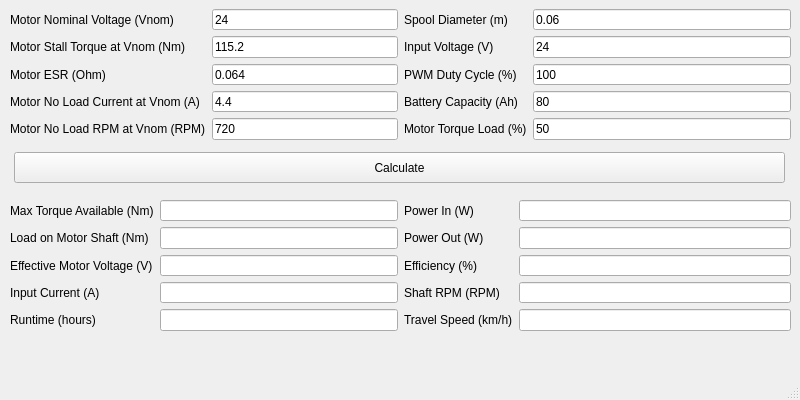
<?xml version="1.0" encoding="UTF-8"?>
<ui version="4.0">
 <class>MainWindow</class>
 <widget class="QMainWindow" name="MainWindow">
  <property name="geometry">
   <rect>
    <x>0</x>
    <y>0</y>
    <width>800</width>
    <height>400</height>
   </rect>
  </property>
  <property name="windowTitle">
   <string>Winch Battery Calculator</string>
  </property>
  <widget class="QWidget" name="centralwidget">
   <widget class="QWidget" name="horizontalLayoutWidget">
    <property name="geometry">
     <rect>
      <x>10</x>
      <y>9</y>
      <width>781</width>
      <height>131</height>
     </rect>
    </property>
    <layout class="QHBoxLayout" name="horizontalLayout">
     <item>
      <layout class="QFormLayout" name="formLayout_2">
       <item row="0" column="1">
        <widget class="QLineEdit" name="lineEdit_1">
         <property name="text">
          <string>24</string>
         </property>
        </widget>
       </item>
       <item row="0" column="0">
        <widget class="QLabel" name="label">
         <property name="text">
          <string>Motor Nominal Voltage (Vnom)</string>
         </property>
        </widget>
       </item>
       <item row="1" column="0">
        <widget class="QLabel" name="label_2">
         <property name="text">
          <string>Motor Stall Torque at Vnom (Nm)</string>
         </property>
        </widget>
       </item>
       <item row="2" column="0">
        <widget class="QLabel" name="label_3">
         <property name="text">
          <string>Motor ESR (Ohm)</string>
         </property>
        </widget>
       </item>
       <item row="3" column="0">
        <widget class="QLabel" name="label_4">
         <property name="text">
          <string>Motor No Load Current at Vnom (A)</string>
         </property>
        </widget>
       </item>
       <item row="4" column="0">
        <widget class="QLabel" name="label_5">
         <property name="text">
          <string>Motor No Load RPM at Vnom (RPM)</string>
         </property>
        </widget>
       </item>
       <item row="1" column="1">
        <widget class="QLineEdit" name="lineEdit_2">
         <property name="text">
          <string>115.2</string>
         </property>
        </widget>
       </item>
       <item row="2" column="1">
        <widget class="QLineEdit" name="lineEdit_3">
         <property name="text">
          <string>0.064</string>
         </property>
        </widget>
       </item>
       <item row="3" column="1">
        <widget class="QLineEdit" name="lineEdit_4">
         <property name="text">
          <string>4.4</string>
         </property>
        </widget>
       </item>
       <item row="4" column="1">
        <widget class="QLineEdit" name="lineEdit_5">
         <property name="text">
          <string>720</string>
         </property>
        </widget>
       </item>
      </layout>
     </item>
     <item>
      <layout class="QFormLayout" name="formLayout_3">
       <item row="0" column="1">
        <widget class="QLineEdit" name="lineEdit_6">
         <property name="text">
          <string>0.06</string>
         </property>
        </widget>
       </item>
       <item row="0" column="0">
        <widget class="QLabel" name="label_6">
         <property name="text">
          <string>Spool Diameter (m)</string>
         </property>
        </widget>
       </item>
       <item row="1" column="0">
        <widget class="QLabel" name="label_7">
         <property name="text">
          <string>Input Voltage (V)</string>
         </property>
        </widget>
       </item>
       <item row="2" column="0">
        <widget class="QLabel" name="label_8">
         <property name="text">
          <string>PWM Duty Cycle (%)</string>
         </property>
        </widget>
       </item>
       <item row="3" column="0">
        <widget class="QLabel" name="label_9">
         <property name="text">
          <string>Battery Capacity (Ah)</string>
         </property>
        </widget>
       </item>
       <item row="4" column="0">
        <widget class="QLabel" name="label_10">
         <property name="text">
          <string>Motor Torque Load (%)</string>
         </property>
        </widget>
       </item>
       <item row="1" column="1">
        <widget class="QLineEdit" name="lineEdit_7">
         <property name="text">
          <string>24</string>
         </property>
        </widget>
       </item>
       <item row="2" column="1">
        <widget class="QLineEdit" name="lineEdit_8">
         <property name="text">
          <string>100</string>
         </property>
        </widget>
       </item>
       <item row="3" column="1">
        <widget class="QLineEdit" name="lineEdit_9">
         <property name="text">
          <string>80</string>
         </property>
        </widget>
       </item>
       <item row="4" column="1">
        <widget class="QLineEdit" name="lineEdit_10">
         <property name="text">
          <string>50</string>
         </property>
        </widget>
       </item>
      </layout>
     </item>
    </layout>
   </widget>
   <widget class="QWidget" name="horizontalLayoutWidget_2">
    <property name="geometry">
     <rect>
      <x>10</x>
      <y>200</y>
      <width>781</width>
      <height>131</height>
     </rect>
    </property>
    <layout class="QHBoxLayout" name="horizontalLayout_2">
     <item>
      <layout class="QFormLayout" name="formLayout_4">
       <item row="0" column="1">
        <widget class="QLineEdit" name="lineEdit_11">
         <property name="text">
          <string/>
         </property>
        </widget>
       </item>
       <item row="0" column="0">
        <widget class="QLabel" name="label_11">
         <property name="text">
          <string>Max Torque Available (Nm)</string>
         </property>
        </widget>
       </item>
       <item row="1" column="0">
        <widget class="QLabel" name="label_12">
         <property name="text">
          <string>Load on Motor Shaft (Nm)</string>
         </property>
        </widget>
       </item>
       <item row="2" column="0">
        <widget class="QLabel" name="label_13">
         <property name="text">
          <string>Effective Motor Voltage (V)</string>
         </property>
        </widget>
       </item>
       <item row="3" column="0">
        <widget class="QLabel" name="label_14">
         <property name="text">
          <string>Input Current (A)</string>
         </property>
        </widget>
       </item>
       <item row="4" column="0">
        <widget class="QLabel" name="label_15">
         <property name="text">
          <string>Runtime (hours)</string>
         </property>
        </widget>
       </item>
       <item row="1" column="1">
        <widget class="QLineEdit" name="lineEdit_12">
         <property name="text">
          <string/>
         </property>
        </widget>
       </item>
       <item row="2" column="1">
        <widget class="QLineEdit" name="lineEdit_13">
         <property name="text">
          <string/>
         </property>
        </widget>
       </item>
       <item row="3" column="1">
        <widget class="QLineEdit" name="lineEdit_14">
         <property name="text">
          <string/>
         </property>
        </widget>
       </item>
       <item row="4" column="1">
        <widget class="QLineEdit" name="lineEdit_15">
         <property name="text">
          <string/>
         </property>
        </widget>
       </item>
      </layout>
     </item>
     <item>
      <layout class="QFormLayout" name="formLayout_5">
       <item row="0" column="1">
        <widget class="QLineEdit" name="lineEdit_16">
         <property name="text">
          <string/>
         </property>
        </widget>
       </item>
       <item row="0" column="0">
        <widget class="QLabel" name="label_16">
         <property name="text">
          <string>Power In (W)</string>
         </property>
        </widget>
       </item>
       <item row="1" column="0">
        <widget class="QLabel" name="label_17">
         <property name="text">
          <string>Power Out (W)</string>
         </property>
        </widget>
       </item>
       <item row="2" column="0">
        <widget class="QLabel" name="label_18">
         <property name="text">
          <string>Efficiency (%)</string>
         </property>
        </widget>
       </item>
       <item row="3" column="0">
        <widget class="QLabel" name="label_19">
         <property name="text">
          <string>Shaft RPM (RPM)</string>
         </property>
        </widget>
       </item>
       <item row="4" column="0">
        <widget class="QLabel" name="label_20">
         <property name="text">
          <string>Travel Speed (km/h)</string>
         </property>
        </widget>
       </item>
       <item row="1" column="1">
        <widget class="QLineEdit" name="lineEdit_17">
         <property name="text">
          <string/>
         </property>
        </widget>
       </item>
       <item row="2" column="1">
        <widget class="QLineEdit" name="lineEdit_18">
         <property name="text">
          <string/>
         </property>
        </widget>
       </item>
       <item row="3" column="1">
        <widget class="QLineEdit" name="lineEdit_19">
         <property name="text">
          <string/>
         </property>
        </widget>
       </item>
       <item row="4" column="1">
        <widget class="QLineEdit" name="lineEdit_20">
         <property name="text">
          <string/>
         </property>
        </widget>
       </item>
      </layout>
     </item>
    </layout>
   </widget>
   <widget class="QPushButton" name="pushButton">
    <property name="geometry">
     <rect>
      <x>14</x>
      <y>152</y>
      <width>771</width>
      <height>31</height>
     </rect>
    </property>
    <property name="text">
     <string>Calculate</string>
    </property>
   </widget>
  </widget>
  <widget class="QMenuBar" name="menubar">
   <property name="geometry">
    <rect>
     <x>0</x>
     <y>0</y>
     <width>800</width>
     <height>21</height>
    </rect>
   </property>
  </widget>
  <widget class="QStatusBar" name="statusbar"/>
 </widget>
 <resources/>
 <connections/>
</ui>
